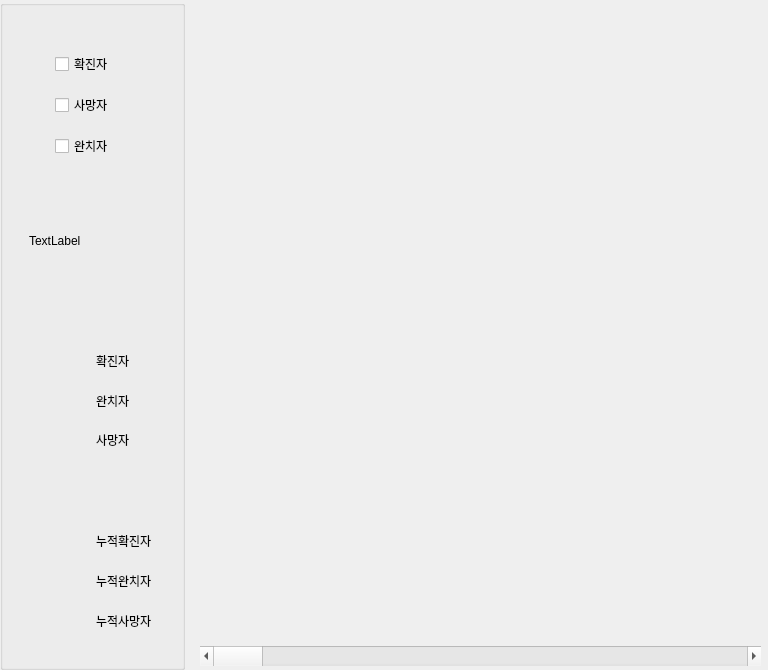
<?xml version="1.0" encoding="UTF-8"?>
<ui version="4.0">
 <class>Form</class>
 <widget class="QWidget" name="Form">
  <property name="geometry">
   <rect>
    <x>0</x>
    <y>0</y>
    <width>768</width>
    <height>670</height>
   </rect>
  </property>
  <property name="windowTitle">
   <string>Form</string>
  </property>
  <widget class="QScrollBar" name="horizontalScrollBar">
   <property name="geometry">
    <rect>
     <x>200</x>
     <y>646</y>
     <width>561</width>
     <height>20</height>
    </rect>
   </property>
   <property name="sizePolicy">
    <sizepolicy hsizetype="Minimum" vsizetype="Fixed">
     <horstretch>0</horstretch>
     <verstretch>0</verstretch>
    </sizepolicy>
   </property>
   <property name="orientation">
    <enum>Qt::Horizontal</enum>
   </property>
  </widget>
  <widget class="QGroupBox" name="groupBox">
   <property name="geometry">
    <rect>
     <x>0</x>
     <y>0</y>
     <width>185</width>
     <height>670</height>
    </rect>
   </property>
   <property name="mouseTracking">
    <bool>true</bool>
   </property>
   <property name="title">
    <string/>
   </property>
   <widget class="QLabel" name="label">
    <property name="geometry">
     <rect>
      <x>96</x>
      <y>530</y>
      <width>121</width>
      <height>21</height>
     </rect>
    </property>
    <property name="text">
     <string>누적확진자</string>
    </property>
   </widget>
   <widget class="QLabel" name="label_2">
    <property name="geometry">
     <rect>
      <x>96</x>
      <y>610</y>
      <width>61</width>
      <height>21</height>
     </rect>
    </property>
    <property name="text">
     <string>누적사망자</string>
    </property>
   </widget>
   <widget class="QLabel" name="label_3">
    <property name="geometry">
     <rect>
      <x>96</x>
      <y>570</y>
      <width>121</width>
      <height>21</height>
     </rect>
    </property>
    <property name="text">
     <string>누적완치자</string>
    </property>
   </widget>
   <widget class="QLabel" name="label_4">
    <property name="geometry">
     <rect>
      <x>96</x>
      <y>429</y>
      <width>81</width>
      <height>21</height>
     </rect>
    </property>
    <property name="text">
     <string>사망자</string>
    </property>
   </widget>
   <widget class="QLabel" name="label_5">
    <property name="geometry">
     <rect>
      <x>96</x>
      <y>350</y>
      <width>81</width>
      <height>21</height>
     </rect>
    </property>
    <property name="text">
     <string>확진자</string>
    </property>
   </widget>
   <widget class="QLabel" name="label_6">
    <property name="geometry">
     <rect>
      <x>96</x>
      <y>390</y>
      <width>81</width>
      <height>21</height>
     </rect>
    </property>
    <property name="cursor">
     <cursorShape>WaitCursor</cursorShape>
    </property>
    <property name="mouseTracking">
     <bool>true</bool>
    </property>
    <property name="tabletTracking">
     <bool>false</bool>
    </property>
    <property name="text">
     <string>완치자</string>
    </property>
   </widget>
   <widget class="QLabel" name="label_8">
    <property name="geometry">
     <rect>
      <x>29</x>
      <y>200</y>
      <width>131</width>
      <height>81</height>
     </rect>
    </property>
    <property name="styleSheet">
     <string notr="true">font: 28pt &quot;맑은 고딕&quot;;</string>
    </property>
    <property name="text">
     <string>TextLabel</string>
    </property>
   </widget>
   <widget class="QWidget" name="">
    <property name="geometry">
     <rect>
      <x>55</x>
      <y>41</y>
      <width>91</width>
      <height>131</height>
     </rect>
    </property>
    <layout class="QVBoxLayout" name="verticalLayout">
     <item>
      <widget class="QCheckBox" name="checkBox_4">
       <property name="whatsThis">
        <string>&lt;html&gt;&lt;head/&gt;&lt;body&gt;&lt;p&gt;&lt;br/&gt;&lt;/p&gt;&lt;/body&gt;&lt;/html&gt;</string>
       </property>
       <property name="styleSheet">
        <string notr="true">font: 75 13pt &quot;Adobe Arabic&quot;;</string>
       </property>
       <property name="text">
        <string>확진자</string>
       </property>
      </widget>
     </item>
     <item>
      <widget class="QCheckBox" name="checkBox_2">
       <property name="styleSheet">
        <string notr="true">font: 75 13pt &quot;Adobe Arabic&quot;;</string>
       </property>
       <property name="text">
        <string>사망자</string>
       </property>
      </widget>
     </item>
     <item>
      <widget class="QCheckBox" name="checkBox_3">
       <property name="styleSheet">
        <string notr="true">font: 75 13pt &quot;Adobe Arabic&quot;;</string>
       </property>
       <property name="text">
        <string>완치자</string>
       </property>
      </widget>
     </item>
    </layout>
   </widget>
  </widget>
  <widget class="QLabel" name="label_7">
   <property name="geometry">
    <rect>
     <x>0</x>
     <y>-10</y>
     <width>781</width>
     <height>681</height>
    </rect>
   </property>
   <property name="text">
    <string/>
   </property>
   <property name="pixmap">
    <pixmap>img_source/chart_layout.jpg</pixmap>
   </property>
  </widget>
  <zorder>label_7</zorder>
  <zorder>horizontalScrollBar</zorder>
  <zorder>groupBox</zorder>
 </widget>
 <resources/>
 <connections/>
</ui>
